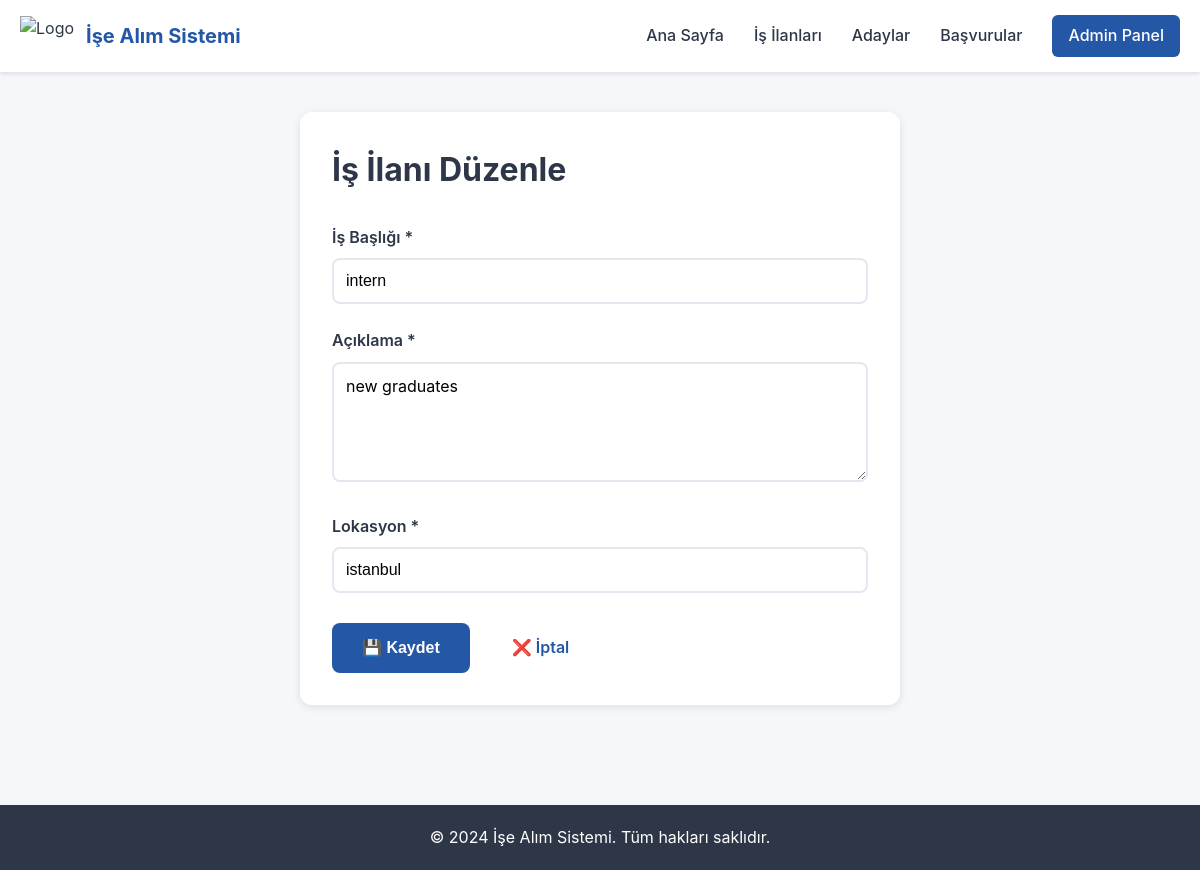
/jobs/1/update/, run on the app's committed database.
### recruitment/models.py (models this page shows, shortened)
class JobPosting(models.Model):
    title = models.CharField(max_length=200)
    description = models.TextField()
    location = models.CharField(max_length=100)
    created_at = models.DateTimeField(auto_now_add=True)

### recruitment/views.py (the view)
# urls.py: path('jobs/<int:pk>/update/', views.job_update, name='job_update'),
def job_update(request, pk):
    job = get_object_or_404(JobPosting, pk=pk)
    if request.method == 'POST':
        job.title = request.POST['title']
        job.description = request.POST['description']
        job.location = request.POST['location']
        job.save()
        return redirect('job_list')
    return render(request, 'job_form.html', {'job': job})

### templates/job_form.html (shortened to what this page needs)
{% extends 'base.html' %}
{% block content %}
<div class="container">
    <div class="form-container">
        <h1>{% if job %}İş İlanı Düzenle{% else %}Yeni İş İlanı Ekle{% endif %}</h1>
        <form method="POST">
            <div class="form-group">
                <label for="title">İş Başlığı *</label>
                <input type="text" id="title" name="title" class="form-control" value="{{ job.title }}" required>
            </div>
            <div class="form-group">
                <label for="description">Açıklama *</label>
                <textarea id="description" name="description" class="form-control" required>{{ job.description }}</textarea>
            </div>
            <div class="form-group">
                <label for="location">Lokasyon *</label>
                <input type="text" id="location" name="location" class="form-control" value="{{ job.location }}" required>
            </div>
            <div class="form-buttons">
                <button type="submit" class="btn btn-primary">💾 Kaydet</button>
                <a href="{% url 'job_list' %}" class="btn btn-secondary">❌ İptal</a>
            </div>
        </form>
    </div>
</div>
{% endblock %}

### static/css/style.css (style rules this page uses)
* { margin: 0; padding: 0; box-sizing: border-box; }
body { font-family: -apple-system, BlinkMacSystemFont, 'Segoe UI', Roboto, Oxygen, Ubuntu, sans-serif; background-color: #f5f7fa; color: #2d3748; line-height: 1.6; }
.container { max-width: 1200px; margin: 0 auto; padding: 0 20px; }
.btn { display: inline-block; padding: 12px 30px; border-radius: 8px; text-decoration: none; font-weight: 600; transition: all 0.3s; border: none; cursor: pointer; font-size: 16px; }
.btn-primary { background-color: #2557a7; color: white; }
.btn-secondary { background-color: white; color: #2557a7; }
.form-container { background: white; border-radius: 12px; padding: 32px; box-shadow: 0 2px 8px rgba(0,0,0,0.1); max-width: 600px; margin: 0 auto; }
.form-container h1 { margin-bottom: 30px; color: #2d3748; }
.form-group { margin-bottom: 24px; }
.form-group label { display: block; margin-bottom: 8px; font-weight: 600; color: #2d3748; }
.form-control { width: 100%; padding: 12px; border: 2px solid #e2e8f0; border-radius: 8px; font-size: 16px; transition: border-color 0.3s; }
textarea.form-control { min-height: 120px; resize: vertical; font-family: inherit; }
.form-buttons { display: flex; gap: 12px; margin-top: 30px; }

### data on the page
JobPosting: title "intern", description "new graduates", location "istanbul"
